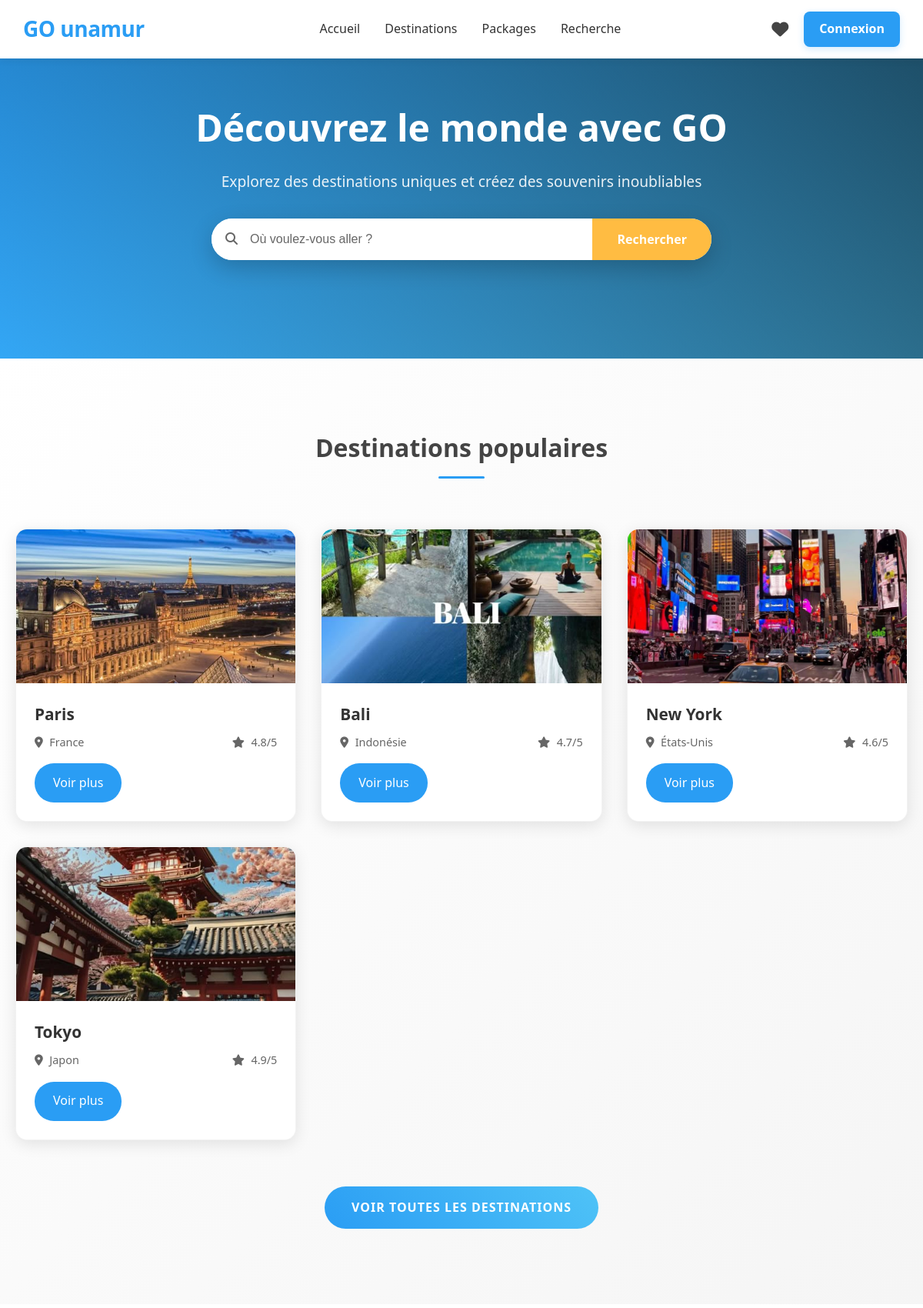
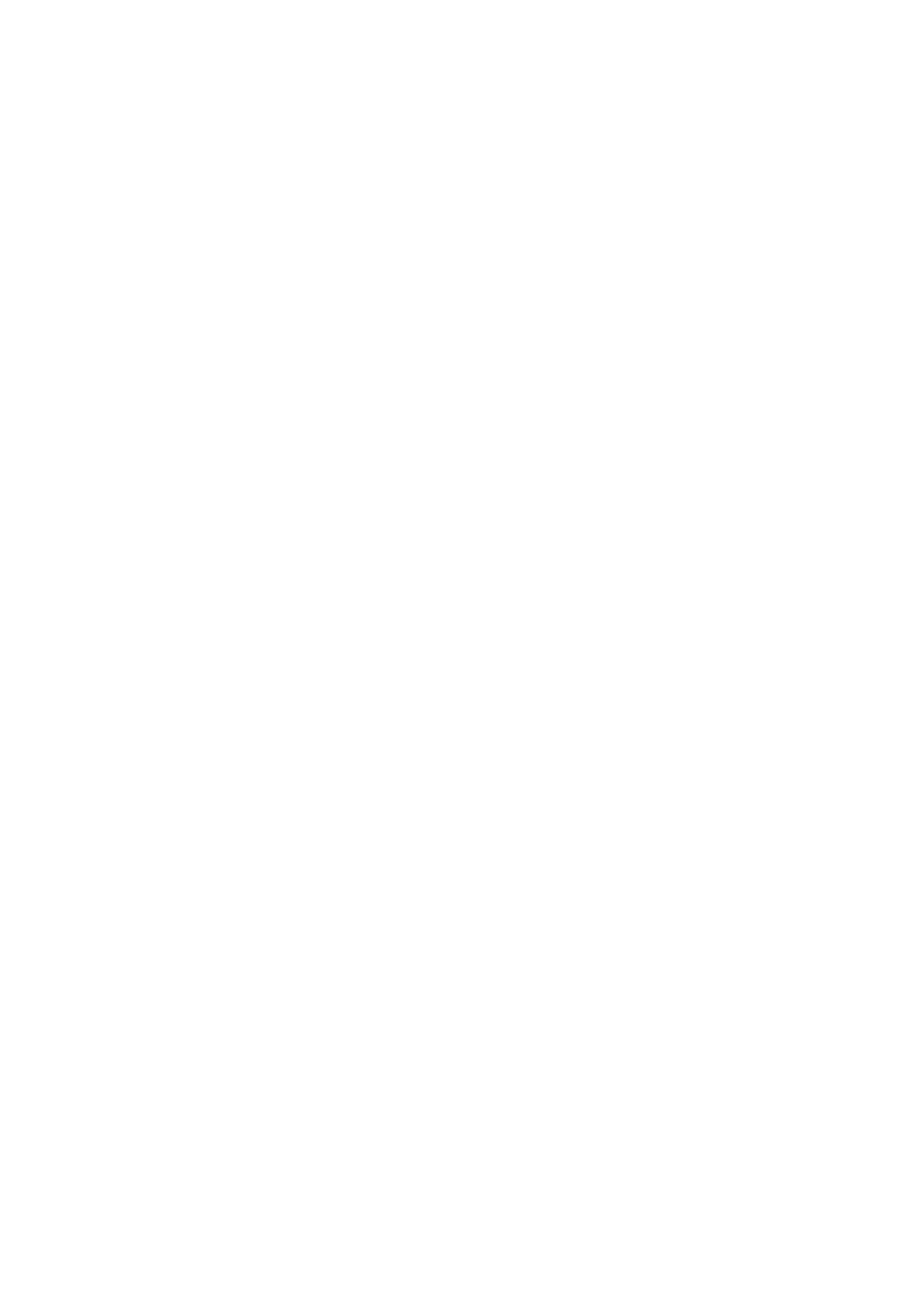
The page / (upper part) on the database its author committed (2 pictures, top to bottom).
### models/destination.py (models this page shows)
class Destination(Base):
    __tablename__ = "destinations"
    id = Column(Integer, primary_key=True, index=True)
    name = Column(String, index=True)
    country = Column(String, index=True)
    continent = Column(String, index=True)
    description = Column(Text)
    image_url = Column(String)
    rating = Column(Float, default=0.0)
    price_category = Column(String)
    coordinates = Column(JSON)
    activities = Column(JSON)
    weather_info = Column(JSON)
    created_at = Column(DateTime(timezone=True), server_default=func.now())
    updated_at = Column(DateTime(timezone=True), onupdate=func.now())

### main.py (the view)
@app.get("/", response_class=HTMLResponse)
async def home(request: Request, db: Session = Depends(get_db)):
    popular_destinations_obj = db.query(Destination).limit(4).all()
    featured_packages_obj = db.query(Package).limit(2).all()
    destinations_for_js = [{"name": d.name, "lat": d.coordinates.get('lat',0), "lng": d.coordinates.get('lng',0)} for d in popular_destinations_obj]
    destinations_json_string = json.dumps(destinations_for_js)
    return templates.TemplateResponse("index.html", {
        "request": request, "popular_destinations": popular_destinations_obj,
        "featured_packages": featured_packages_obj, "destinations_json_for_map": destinations_json_string,
        "page_title": "GO - Explorez le monde"
    })

### templates/index.html (shortened to what this page needs)
{% extends "base.html" %}
{% block head_styles %}
    <link rel="stylesheet" href="/static/css/index.css">
    <link rel="stylesheet" href="https://unpkg.com/leaflet@1.9.3/dist/leaflet.css" />
{% endblock %}
{% block content %}
    <section class="hero-banner">
        <div class="hero-content">
            <h2>Découvrez le monde avec GO</h2>
            <p>Explorez des destinations uniques et créez des souvenirs inoubliables</p>
            <form action="/search" method="GET" class="search-box">
                <input type="text" name="q" placeholder="Où voulez-vous aller ?">
                <button type="submit">Rechercher</button>
            </form>
        </div>
    </section>
    <section class="popular-destinations">
        <div class="section-header">
            <h2>Destinations populaires</h2>
        </div>
        <div class="destinations-grid">
            {% for destination in popular_destinations %}
            <div class="destination-card">
                <div class="destination-image">
                    <img src="{{ destination.image_url }}" alt="{{ destination.name }}" onerror="this.src='/static/images/destinations/default.jpg'">
                </div>
                <div class="destination-info">
                    <h3>{{ destination.name }}</h3>
                    <div class="destination-meta">
                        <span><i class="fas fa-map-marker-alt"></i> {{ destination.country }}</span>
                        <span><i class="fas fa-star"></i> {{ destination.rating }}/5</span>
                    </div>
                    <a href="/destination/{{ destination.id }}" class="btn-details">Voir plus</a>
                </div>
            </div>
            {% endfor %}
        </div>
        <div class="view-all-container">
            <a href="/destinations" class="btn-view-all">Voir toutes les destinations</a>
        </div>
    </section>
{% endblock %}

### templates/base.html (shortened to what this page needs)
<!DOCTYPE html>
<html lang="fr">
<head>
    <link rel="stylesheet" href="/static/css/style.css">
    <link rel="stylesheet" href="/static/css/responsive.css">
    <link rel="stylesheet" href="https://cdnjs.cloudflare.com/ajax/libs/font-awesome/6.4.0/css/all.min.css">
    {% block head_styles %}{% endblock %}
</head>
<body>
    <header>
        <div class="header-container">
            <div class="logo">
                <h1><a href="/">GO unamur</a></h1>
            </div>
            <nav class="main-nav">
                <ul>
                    <li><a href="/">Accueil</a></li>
                    <li><a href="/destinations">Destinations</a></li>
                    <li><a href="/packages">Packages</a></li>
                    <li><a href="/search">Recherche</a></li>
                </ul>
            </nav>
            <div class="user-actions">
                <a href="/favorites" class="favorites-btn"><i class="fas fa-heart"></i></a>
                <a href="/auth" class="auth-btn active">Connexion</a>
            </div>
        </div>
    </header>
    <main>
        {% block content %}{% endblock %}
    </main>
</body>
</html>

### static/css/style.css (style rules this page uses)
:root { --primary-color: #2a9df4; --primary-dark: #1e8fe0; --secondary-color: #ff6b6b; --accent-color: #ffbc42; --text-color: #333333; --text-light: #666666; --dark-gray: #444444; --white: #ffffff; --light-gray: #f5f5f5; --shadow: 0 2px 15px rgba(0, 0, 0, 0.08); --shadow-hover: 0 10px 25px rgba(0, 0, 0, 0.12); --card-shadow: 0 5px 20px rgba(0, 0, 0, 0.07); --border-radius: 8px; --transition: all 0.3s cubic-bezier(0.25, 0.8, 0.25, 1); --font-heading: 'Poppins', 'Segoe UI', sans-serif; --font-body: 'Segoe UI', Tahoma, Geneva, Verdana, sans-serif; }
* { margin: 0; padding: 0; box-sizing: border-box; }
body { font-family: var(--font-body); line-height: 1.6; color: var(--text-color); background-color: var(--white); font-size: 16px; }
a { text-decoration: none; color: inherit; transition: var(--transition); }
ul { list-style: none; }
img { max-width: 100%; height: auto; display: block; }
button { cursor: pointer; border: none; font-family: inherit; transition: var(--transition); }
.section-header { text-align: center; margin-bottom: 50px; max-width: 800px; margin-left: auto; margin-right: auto; }
.section-header h2 { font-family: var(--font-heading); font-size: 32px; margin-bottom: 15px; color: var(--dark-gray); font-weight: 600; position: relative; display: inline-block; }
.section-header h2::after { content: ''; display: block; width: 60px; height: 3px; background: var(--primary-color); margin: 12px auto 0; border-radius: 2px; }
section { padding: 90px 0; position: relative; }
section:nth-child(even) { background-color: var(--light-gray); }
header { background-color: var(--white); box-shadow: 0 2px 10px rgba(0, 0, 0, 0.07); position: fixed; top: 0; left: 0; width: 100%; z-index: 1000; transition: all 0.3s ease; }
.header-container { max-width: 1200px; margin: 0 auto; padding: 15px 20px; display: flex; justify-content: space-between; align-items: center; }
.logo h1 { font-family: var(--font-heading); font-size: 28px; font-weight: 700; color: var(--primary-color); letter-spacing: -0.5px; }
.logo h1 a { color: inherit; }
.main-nav ul { display: flex; }
.main-nav ul li { margin-left: 32px; position: relative; }
.main-nav ul li a { position: relative; font-weight: 500; padding: 8px 0; transition: var(--transition); }
.main-nav ul li a::after { content: ''; position: absolute; bottom: 0; left: 0; width: 0; height: 2px; background-color: var(--primary-color); transition: width 0.3s ease; }
.user-actions { display: flex; align-items: center; }
.favorites-btn { margin-right: 20px; font-size: 22px; color: var(--dark-gray); transition: var(--transition); position: relative; }
.auth-btn { background-color: var(--primary-color); color: var(--white); padding: 10px 20px; border-radius: var(--border-radius); font-weight: 600; transition: var(--transition); box-shadow: 0 3px 10px rgba(42, 157, 244, 0.2); }
.fade-section { opacity: 0; transform: translateY(30px); transition: opacity 0.8s ease, transform 0.8s ease; }
.fade-section.fade-in { opacity: 1; transform: translateY(0); }
.btn-primary, .btn-secondary, .auth-btn { position: relative; overflow: hidden; }
.btn-primary:after, .btn-secondary:after, .auth-btn:after { content: ''; position: absolute; top: 50%; left: 50%; width: 120%; height: 0; padding-bottom: 120%; background: rgba(255, 255, 255, 0.15); border-radius: 50%; transform: translate(-50%, -50%) scale(0); opacity: 0; transition: transform 0.5s, opacity 0.3s; }
input::placeholder, textarea::placeholder { color: #aaa; opacity: 1; }

### static/css/responsive.css (style rules this page uses)
@media (max-width: 1200px) { .header-container { padding: 15px 30px; } }

### rows shown on the page
Destination: image_url (picture), name "Paris", country "France", rating "4.8"
Destination: image_url (picture), name "Bali", country "Indonésie", rating "4.7"
Destination: image_url (picture), name "New York", country "États-Unis", rating "4.6"
Destination: image_url (picture), name "Tokyo", country "Japon", rating "4.9"
